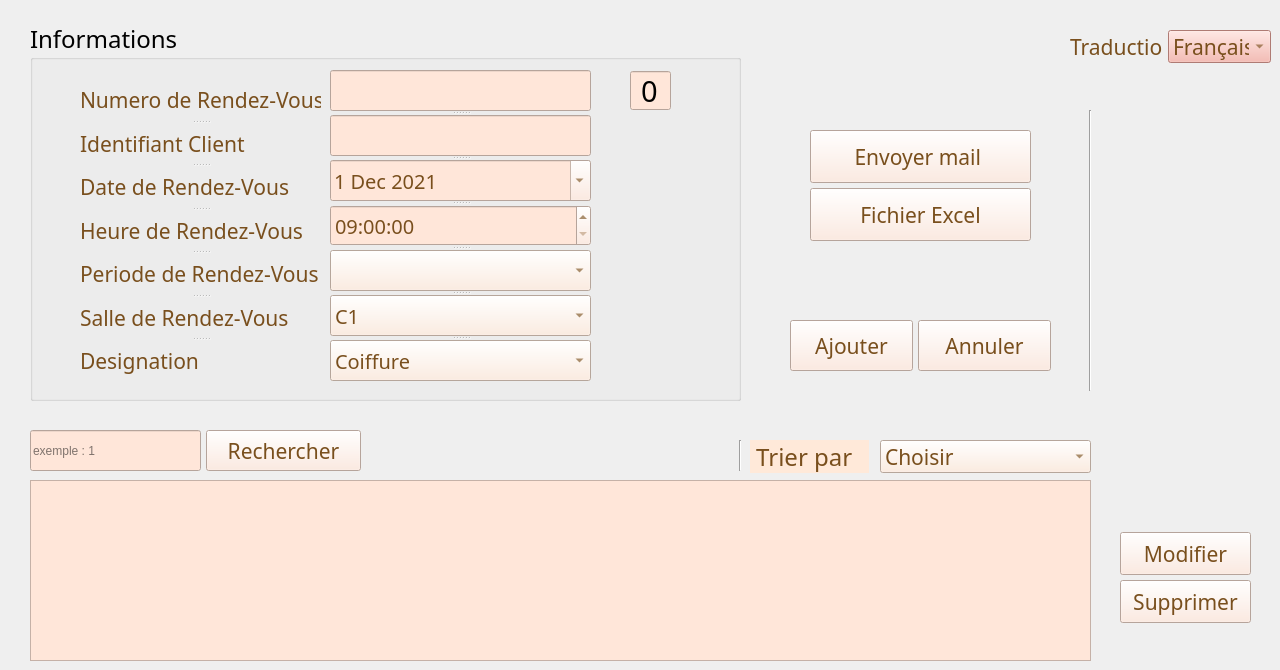
      <widget class="QWidget" name="RDV">
       <widget class="QPushButton" name="MailRDV">
        <property name="geometry">
         <rect>
          <x>810</x>
          <y>130</y>
          <width>221</width>
          <height>53</height>
         </rect>
        </property>
        <property name="font">
         <font>
          <family>Gabriola</family>
          <pointsize>16</pointsize>
         </font>
        </property>
        <property name="styleSheet">
         <string notr="true">background-color: rgb(255, 230, 217);
color: rgb(121, 79, 29);</string>
        </property>
        <property name="text">
         <string>Envoyer mail </string>
        </property>
        <property name="icon">
         <iconset>
          <normaloff>../Rendez_Vous/email.png</normaloff>../Rendez_Vous/email.png</iconset>
        </property>
        <property name="iconSize">
         <size>
          <width>25</width>
          <height>25</height>
         </size>
        </property>
       </widget>
       <widget class="QPushButton" name="ExcelRDV">
        <property name="geometry">
         <rect>
          <x>810</x>
          <y>188</y>
          <width>221</width>
          <height>53</height>
         </rect>
        </property>
        <property name="font">
         <font>
          <family>Gabriola</family>
          <pointsize>16</pointsize>
         </font>
        </property>
        <property name="styleSheet">
         <string notr="true">background-color: rgb(255, 230, 217);
color: rgb(121, 79, 29);</string>
        </property>
        <property name="text">
         <string>Fichier Excel</string>
        </property>
        <property name="icon">
         <iconset>
          <normaloff>../Rendez_Vous/excel.png</normaloff>../Rendez_Vous/excel.png</iconset>
        </property>
        <property name="iconSize">
         <size>
          <width>21</width>
          <height>21</height>
         </size>
        </property>
       </widget>
       <widget class="QPushButton" name="QuitterRDV">
        <property name="geometry">
         <rect>
          <x>918</x>
          <y>320</y>
          <width>133</width>
          <height>51</height>
         </rect>
        </property>
        <property name="font">
         <font>
          <family>Gabriola</family>
          <pointsize>16</pointsize>
         </font>
        </property>
        <property name="styleSheet">
         <string notr="true">
color: rgb(121, 79, 29); background-color: rgb(255, 230, 217);</string>
        </property>
        <property name="text">
         <string>Annuler</string>
        </property>
        <property name="icon">
         <iconset>
          <normaloff>../Rendez_Vous/annuler.png</normaloff>../Rendez_Vous/annuler.png</iconset>
        </property>
        <property name="iconSize">
         <size>
          <width>20</width>
          <height>20</height>
         </size>
        </property>
       </widget>
       <widget class="QPushButton" name="AjouterRDV">
        <property name="geometry">
         <rect>
          <x>790</x>
          <y>320</y>
          <width>123</width>
          <height>51</height>
         </rect>
        </property>
        <property name="font">
         <font>
          <family>Gabriola</family>
          <pointsize>16</pointsize>
         </font>
        </property>
        <property name="styleSheet">
         <string notr="true">background-color: rgb(255, 230, 217);
color: rgb(121, 79, 29);</string>
        </property>
        <property name="text">
         <string>Ajouter</string>
        </property>
        <property name="icon">
         <iconset>
          <normaloff>../Rendez_Vous/ajout.png</normaloff>../Rendez_Vous/ajout.png</iconset>
        </property>
        <property name="iconSize">
         <size>
          <width>20</width>
          <height>20</height>
         </size>
        </property>
       </widget>
       <widget class="QLabel" name="logop">
        <property name="geometry">
         <rect>
          <x>1130</x>
          <y>170</y>
          <width>121</width>
          <height>151</height>
         </rect>
        </property>
        <property name="text">
         <string/>
        </property>
        <property name="pixmap">
         <pixmap>F:/logop.png</pixmap>
        </property>
       </widget>
       <widget class="Line" name="line_RDV_2">
        <property name="geometry">
         <rect>
          <x>1080</x>
          <y>110</y>
          <width>20</width>
          <height>281</height>
         </rect>
        </property>
        <property name="orientation">
         <enum>Qt::Vertical</enum>
        </property>
       </widget>
       <widget class="QGroupBox" name="groupBox_7">
        <property name="geometry">
         <rect>
          <x>30</x>
          <y>20</y>
          <width>711</width>
          <height>381</height>
         </rect>
        </property>
        <property name="font">
         <font>
          <family>Gabriola</family>
          <pointsize>18</pointsize>
         </font>
        </property>
        <property name="title">
         <string>Informations</string>
        </property>
        <property name="alignment">
         <set>Qt::AlignLeading|Qt::AlignLeft|Qt::AlignVCenter</set>
        </property>
        <widget class="QSplitter" name="splitter_11">
         <property name="geometry">
          <rect>
           <x>300</x>
           <y>50</y>
           <width>261</width>
           <height>311</height>
          </rect>
         </property>
         <property name="orientation">
          <enum>Qt::Vertical</enum>
         </property>
         <widget class="QLineEdit" name="NumLine">
          <property name="font">
           <font>
            <family>Gabriola</family>
            <pointsize>15</pointsize>
           </font>
          </property>
          <property name="styleSheet">
           <string notr="true">background-color: rgb(255, 230, 217);</string>
          </property>
         </widget>
         <widget class="QLineEdit" name="IdLine">
          <property name="font">
           <font>
            <family>Gabriola</family>
            <pointsize>15</pointsize>
           </font>
          </property>
          <property name="styleSheet">
           <string notr="true">background-color: rgb(255, 230, 217);</string>
          </property>
         </widget>
         <widget class="QDateEdit" name="dateEdit_RDV">
          <property name="font">
           <font>
            <family>Gabriola</family>
            <pointsize>15</pointsize>
           </font>
          </property>
          <property name="styleSheet">
           <string notr="true">background-color: rgb(255, 230, 217);color: rgb(121, 79, 29);</string>
          </property>
          <property name="dateTime">
           <datetime>
            <hour>0</hour>
            <minute>0</minute>
            <second>0</second>
            <year>2021</year>
            <month>12</month>
            <day>1</day>
           </datetime>
          </property>
          <property name="maximumDateTime">
           <datetime>
            <hour>23</hour>
            <minute>59</minute>
            <second>59</second>
            <year>2099</year>
            <month>12</month>
            <day>31</day>
           </datetime>
          </property>
          <property name="minimumDateTime">
           <datetime>
            <hour>0</hour>
            <minute>0</minute>
            <second>0</second>
            <year>2021</year>
            <month>12</month>
            <day>1</day>
           </datetime>
          </property>
          <property name="minimumDate">
           <date>
            <year>2021</year>
            <month>12</month>
            <day>1</day>
           </date>
          </property>
          <property name="calendarPopup">
           <bool>true</bool>
          </property>
         </widget>
         <widget class="QTimeEdit" name="timeEdit">
          <property name="font">
           <font>
            <family>Gabriola</family>
            <pointsize>15</pointsize>
           </font>
          </property>
          <property name="styleSheet">
           <string notr="true">background-color: rgb(255, 230, 217);color: rgb(121, 79, 29);</string>
          </property>
          <property name="dateTime">
           <datetime>
            <hour>9</hour>
            <minute>0</minute>
            <second>0</second>
            <year>2021</year>
            <month>11</month>
            <day>8</day>
           </datetime>
          </property>
          <property name="maximumDateTime">
           <datetime>
            <hour>23</hour>
            <minute>59</minute>
            <second>59</second>
            <year>2099</year>
            <month>12</month>
            <day>30</day>
           </datetime>
          </property>
          <property name="minimumTime">
           <time>
            <hour>9</hour>
            <minute>0</minute>
            <second>0</second>
           </time>
          </property>
          <property name="currentSection">
           <enum>QDateTimeEdit::HourSection</enum>
          </property>
          <property name="calendarPopup">
           <bool>true</bool>
          </property>
          <property name="time">
           <time>
            <hour>9</hour>
            <minute>0</minute>
            <second>0</second>
           </time>
          </property>
         </widget>
         <widget class="QComboBox" name="PeriodeComboBox">
          <property name="font">
           <font>
            <family>Gabriola</family>
            <pointsize>15</pointsize>
           </font>
          </property>
          <property name="styleSheet">
           <string notr="true">background-color: rgb(255, 233, 217);color: rgb(121, 79, 29);</string>
          </property>
          <property name="editable">
           <bool>false</bool>
          </property>
          <property name="currentText">
           <string/>
          </property>
          <property name="maxVisibleItems">
           <number>20</number>
          </property>
          <property name="insertPolicy">
           <enum>QComboBox::InsertAtBottom</enum>
          </property>
          <property name="sizeAdjustPolicy">
           <enum>QComboBox::AdjustToContentsOnFirstShow</enum>
          </property>
          <property name="duplicatesEnabled">
           <bool>false</bool>
          </property>
          <property name="frame">
           <bool>true</bool>
          </property>
          <property name="modelColumn">
           <number>0</number>
          </property>
         </widget>
         <widget class="QComboBox" name="SalleComboBox">
          <property name="font">
           <font>
            <family>Gabriola</family>
            <pointsize>15</pointsize>
           </font>
          </property>
          <property name="styleSheet">
           <string notr="true">background-color: rgb(255, 233, 217);color: rgb(121, 79, 29);</string>
          </property>
          <item>
           <property name="text">
            <string>C1</string>
           </property>
          </item>
          <item>
           <property name="text">
            <string>C2</string>
           </property>
          </item>
          <item>
           <property name="text">
            <string>C3</string>
           </property>
          </item>
          <item>
           <property name="text">
            <string>C4</string>
           </property>
          </item>
          <item>
           <property name="text">
            <string>M1</string>
           </property>
          </item>
          <item>
           <property name="text">
            <string>M2</string>
           </property>
          </item>
          <item>
           <property name="text">
            <string>M3</string>
           </property>
          </item>
          <item>
           <property name="text">
            <string>M4</string>
           </property>
          </item>
          <item>
           <property name="text">
            <string>S1</string>
           </property>
          </item>
          <item>
           <property name="text">
            <string>S2</string>
           </property>
          </item>
          <item>
           <property name="text">
            <string>MP1</string>
           </property>
          </item>
          <item>
           <property name="text">
            <string>MP2</string>
           </property>
          </item>
          <item>
           <property name="text">
            <string>EP1</string>
           </property>
          </item>
          <item>
           <property name="text">
            <string>EP2</string>
           </property>
          </item>
          <item>
           <property name="text">
            <string>Massage</string>
           </property>
          </item>
          <item>
           <property name="text">
            <string>Spa 1</string>
           </property>
          </item>
          <item>
           <property name="text">
            <string>Spa 2</string>
           </property>
          </item>
         </widget>
         <widget class="QComboBox" name="DesComboBox">
          <property name="font">
           <font>
            <family>Gabriola</family>
            <pointsize>15</pointsize>
           </font>
          </property>
          <property name="styleSheet">
           <string notr="true">background-color: rgb(255, 233, 217);
color: rgb(121, 79, 29);</string>
          </property>
          <item>
           <property name="text">
            <string>Coiffure</string>
           </property>
          </item>
          <item>
           <property name="text">
            <string>Maquillage</string>
           </property>
          </item>
          <item>
           <property name="text">
            <string>Soin</string>
           </property>
          </item>
          <item>
           <property name="text">
            <string>Manucure</string>
           </property>
          </item>
          <item>
           <property name="text">
            <string>Pedicure</string>
           </property>
          </item>
          <item>
           <property name="text">
            <string>Epilation</string>
           </property>
          </item>
          <item>
           <property name="text">
            <string>Massage</string>
           </property>
          </item>
          <item>
           <property name="text">
            <string>SPA</string>
           </property>
          </item>
         </widget>
        </widget>
        <widget class="QSplitter" name="splitter_12">
         <property name="geometry">
          <rect>
           <x>50</x>
           <y>60</y>
           <width>241</width>
           <height>301</height>
          </rect>
         </property>
         <property name="orientation">
          <enum>Qt::Vertical</enum>
         </property>
         <widget class="QLabel" name="Num">
          <property name="font">
           <font>
            <family>Gabriola</family>
            <pointsize>16</pointsize>
           </font>
          </property>
          <property name="styleSheet">
           <string notr="true">
color: rgb(121, 79, 29);</string>
          </property>
          <property name="text">
           <string>Numero de Rendez-Vous</string>
          </property>
         </widget>
         <widget class="QLabel" name="Id">
          <property name="font">
           <font>
            <family>Gabriola</family>
            <pointsize>16</pointsize>
           </font>
          </property>
          <property name="styleSheet">
           <string notr="true">
color: rgb(121, 79, 29);</string>
          </property>
          <property name="text">
           <string>Identifiant Client</string>
          </property>
         </widget>
         <widget class="QLabel" name="Date">
          <property name="font">
           <font>
            <family>Gabriola</family>
            <pointsize>16</pointsize>
           </font>
          </property>
          <property name="styleSheet">
           <string notr="true">
color: rgb(121, 79, 29);</string>
          </property>
          <property name="text">
           <string>Date de Rendez-Vous</string>
          </property>
         </widget>
         <widget class="QLabel" name="Heure">
          <property name="font">
           <font>
            <family>Gabriola</family>
            <pointsize>16</pointsize>
           </font>
          </property>
          <property name="styleSheet">
           <string notr="true">
color: rgb(121, 79, 29);</string>
          </property>
          <property name="text">
           <string>Heure de Rendez-Vous</string>
          </property>
         </widget>
         <widget class="QLabel" name="Periode">
          <property name="font">
           <font>
            <family>Gabriola</family>
            <pointsize>16</pointsize>
           </font>
          </property>
          <property name="styleSheet">
           <string notr="true">
color: rgb(121, 79, 29);</string>
          </property>
          <property name="text">
           <string>Periode de Rendez-Vous</string>
          </property>
         </widget>
         <widget class="QLabel" name="Salle">
          <property name="font">
           <font>
            <family>Gabriola</family>
            <pointsize>16</pointsize>
           </font>
          </property>
          <property name="styleSheet">
           <string notr="true">
color: rgb(121, 79, 29);</string>
          </property>
          <property name="text">
           <string>Salle de Rendez-Vous</string>
          </property>
         </widget>
         <widget class="QLabel" name="Des">
          <property name="font">
           <font>
            <family>Gabriola</family>
            <pointsize>16</pointsize>
           </font>
          </property>
          <property name="styleSheet">
           <string notr="true">
color: rgb(121, 79, 29);</string>
          </property>
          <property name="text">
           <string>Designation</string>
          </property>
         </widget>
        </widget>
        <widget class="QSpinBox" name="spinBox">
         <property name="geometry">
          <rect>
           <x>600</x>
           <y>50</y>
           <width>41</width>
           <height>41</height>
          </rect>
         </property>
         <property name="font">
          <font>
           <family>Gabriola</family>
           <pointsize>22</pointsize>
          </font>
         </property>
         <property name="styleSheet">
          <string notr="true">background-color: rgb(255, 230, 217);</string>
         </property>
         <property name="wrapping">
          <bool>false</bool>
         </property>
         <property name="frame">
          <bool>true</bool>
         </property>
         <property name="alignment">
          <set>Qt::AlignCenter</set>
         </property>
         <property name="readOnly">
          <bool>true</bool>
         </property>
         <property name="buttonSymbols">
          <enum>QAbstractSpinBox::NoButtons</enum>
         </property>
         <property name="keyboardTracking">
          <bool>false</bool>
         </property>
         <property name="maximum">
          <number>10000</number>
         </property>
        </widget>
       </widget>
       <widget class="QPushButton" name="RechercherRDV">
        <property name="geometry">
         <rect>
          <x>206</x>
          <y>430</y>
          <width>155</width>
          <height>41</height>
         </rect>
        </property>
        <property name="font">
         <font>
          <family>Gabriola</family>
          <pointsize>16</pointsize>
         </font>
        </property>
        <property name="styleSheet">
         <string notr="true">background-color: rgb(255, 230, 217);
color: rgb(121, 79, 29);</string>
        </property>
        <property name="text">
         <string>Rechercher</string>
        </property>
        <property name="icon">
         <iconset>
          <normaloff>../Rendez_Vous/recherche.png</normaloff>../Rendez_Vous/recherche.png</iconset>
        </property>
        <property name="iconSize">
         <size>
          <width>18</width>
          <height>18</height>
         </size>
        </property>
       </widget>
       <widget class="QLineEdit" name="RechercherLine">
        <property name="geometry">
         <rect>
          <x>30</x>
          <y>430</y>
          <width>171</width>
          <height>41</height>
         </rect>
        </property>
        <property name="styleSheet">
         <string notr="true">background-color: rgb(255, 230, 217);</string>
        </property>
        <property name="placeholderText">
         <string>exemple : 1</string>
        </property>
       </widget>
       <widget class="QPushButton" name="ModifierRDV">
        <property name="geometry">
         <rect>
          <x>1120</x>
          <y>532</y>
          <width>131</width>
          <height>43</height>
         </rect>
        </property>
        <property name="font">
         <font>
          <family>Gabriola</family>
          <pointsize>16</pointsize>
         </font>
        </property>
        <property name="styleSheet">
         <string notr="true">background-color: rgb(255, 230, 217);
color: rgb(121, 79, 29);</string>
        </property>
        <property name="text">
         <string>Modifier</string>
        </property>
        <property name="icon">
         <iconset>
          <normaloff>../Rendez_Vous/modifier.png</normaloff>../Rendez_Vous/modifier.png</iconset>
        </property>
        <property name="iconSize">
         <size>
          <width>17</width>
          <height>17</height>
         </size>
        </property>
       </widget>
       <widget class="QPushButton" name="SupprimerRDV">
        <property name="geometry">
         <rect>
          <x>1120</x>
          <y>580</y>
          <width>131</width>
          <height>43</height>
         </rect>
        </property>
        <property name="font">
         <font>
          <family>Gabriola</family>
          <pointsize>16</pointsize>
         </font>
        </property>
        <property name="styleSheet">
         <string notr="true">background-color: rgb(255, 230, 217);
color: rgb(121, 79, 29);</string>
        </property>
        <property name="text">
         <string>Supprimer</string>
        </property>
        <property name="icon">
         <iconset>
          <normaloff>../Rendez_Vous/supprimer.png</normaloff>../Rendez_Vous/supprimer.png</iconset>
        </property>
        <property name="iconSize">
         <size>
          <width>18</width>
          <height>18</height>
         </size>
        </property>
       </widget>
       <widget class="QComboBox" name="TrierComboBox">
        <property name="geometry">
         <rect>
          <x>880</x>
          <y>440</y>
          <width>211</width>
          <height>33</height>
         </rect>
        </property>
        <property name="font">
         <font>
          <family>Gabriola</family>
          <pointsize>16</pointsize>
         </font>
        </property>
        <property name="styleSheet">
         <string notr="true">background-color: rgb(255, 233, 217);color: rgb(121, 79, 29);</string>
        </property>
        <item>
         <property name="text">
          <string>Choisir</string>
         </property>
        </item>
        <item>
         <property name="text">
          <string>Numero de rdv</string>
         </property>
        </item>
        <item>
         <property name="text">
          <string>Date de rdv</string>
         </property>
        </item>
       </widget>
       <widget class="QLabel" name="Trier">
        <property name="geometry">
         <rect>
          <x>750</x>
          <y>440</y>
          <width>119</width>
          <height>33</height>
         </rect>
        </property>
        <property name="font">
         <font>
          <family>Gabriola</family>
          <pointsize>18</pointsize>
         </font>
        </property>
        <property name="styleSheet">
         <string notr="true">background-color: rgb(255, 233, 217);color: rgb(121, 79, 29);
</string>
        </property>
        <property name="text">
         <string> Trier par</string>
        </property>
       </widget>
       <widget class="Line" name="line_RDV">
        <property name="geometry">
         <rect>
          <x>730</x>
          <y>440</y>
          <width>20</width>
          <height>31</height>
         </rect>
        </property>
        <property name="orientation">
         <enum>Qt::Vertical</enum>
        </property>
       </widget>
       <widget class="QComboBox" name="TraductionComboBox">
        <property name="geometry">
         <rect>
          <x>1168</x>
          <y>30</y>
          <width>103</width>
          <height>33</height>
         </rect>
        </property>
        <property name="font">
         <font>
          <family>Gabriola</family>
          <pointsize>16</pointsize>
         </font>
        </property>
        <property name="styleSheet">
         <string notr="true">
color: rgb(121, 79, 29); background-color: rgb(245, 172, 162);</string>
        </property>
        <item>
         <property name="text">
          <string>Français</string>
         </property>
        </item>
        <item>
         <property name="text">
          <string>Anglais</string>
         </property>
        </item>
        <item>
         <property name="text">
          <string>Turc</string>
         </property>
        </item>
       </widget>
       <widget class="QLabel" name="Traduction">
        <property name="geometry">
         <rect>
          <x>1070</x>
          <y>30</y>
          <width>93</width>
          <height>33</height>
         </rect>
        </property>
        <property name="font">
         <font>
          <family>Gabriola</family>
          <pointsize>16</pointsize>
         </font>
        </property>
        <property name="styleSheet">
         <string notr="true">
color: rgb(121, 79, 29);</string>
        </property>
        <property name="text">
         <string>Traduction</string>
        </property>
       </widget>
       <widget class="QTableView" name="TableView">
        <property name="geometry">
         <rect>
          <x>30</x>
          <y>480</y>
          <width>1061</width>
          <height>181</height>
         </rect>
        </property>
        <property name="font">
         <font>
          <family>Cambria</family>
          <pointsize>10</pointsize>
         </font>
        </property>
        <property name="styleSheet">
         <string notr="true">background-color: rgb(255, 230, 217);
color: rgb(121, 79, 29);</string>
        </property>
       </widget>
      </widget>
